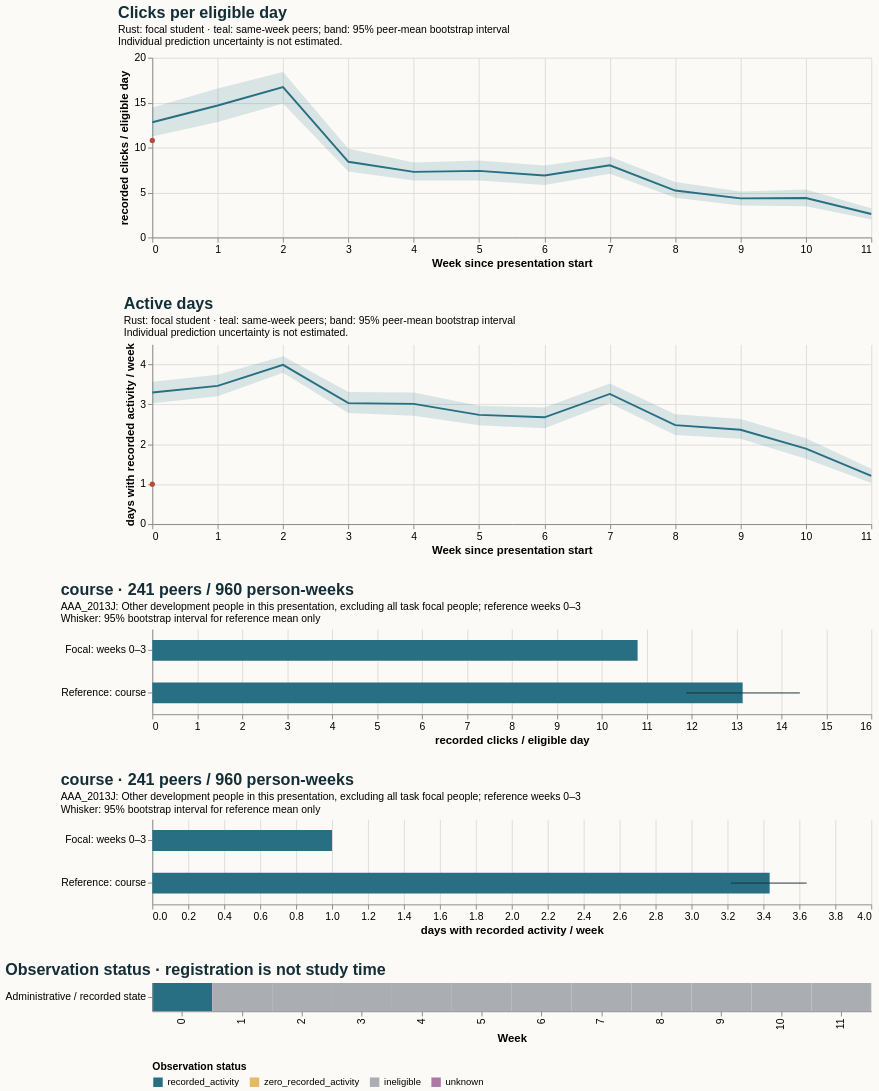

Here is the Vega-Lite specification saved for this chart:
### Vega-Lite specification from a JSON file in a GitHub repository (floating-point values rounded to 4 significant figures)
{"$schema": "https://vega.github.io/schema/vega-lite/v5.20.1.json", "config": {"axis": {"labelFontSize": 11, "titleFontSize": 12}, "background": "#fbfaf7", "font": "sans-serif", "title": {"anchor": "start", "color": "#142e38", "fontSize": 17, "subtitleFontSize": 11}, "view": {"continuousHeight": 300, "continuousWidth": 300, "stroke": null}}, "datasets": {"data-2fd60bd44b2b5ae46b1deb20c5bda794": [{"eligible_days": 5.0, "end_day": 6, "logging_completeness": "unknown", "observation_status": "recorded_activity", "row": "Administrative / recorded state", "score_status": "withheld_release_time_unknown", "start_day": 0, "value": 10.8, "week": 0}, {"eligible_days": 0.0, "end_day": 13, "logging_completeness": "unknown", "observation_status": "ineligible", "row": "Administrative / recorded state", "score_status": "withheld_release_time_unknown", "start_day": 7, "value": null, "week": 1}, {"eligible_days": 0.0, "end_day": 20, "logging_completeness": "unknown", "observation_status": "ineligible", "row": "Administrative / recorded state", "score_status": "withheld_release_time_unknown", "start_day": 14, "value": null, "week": 2}, {"eligible_days": 0.0, "end_day": 27, "logging_completeness": "unknown", "observation_status": "ineligible", "row": "Administrative / recorded state", "score_status": "withheld_release_time_unknown", "start_day": 21, "value": null, "week": 3}, {"eligible_days": 0.0, "end_day": 34, "logging_completeness": "unknown", "observation_status": "ineligible", "row": "Administrative / recorded state", "score_status": "withheld_release_time_unknown", "start_day": 28, "value": null, "week": 4}, {"eligible_days": 0.0, "end_day": 41, "logging_completeness": "unknown", "observation_status": "ineligible", "row": "Administrative / recorded state", "score_status": "withheld_release_time_unknown", "start_day": 35, "value": null, "week": 5}, {"eligible_days": 0.0, "end_day": 48, "logging_completeness": "unknown", "observation_status": "ineligible", "row": "Administrative / recorded state", "score_status": "withheld_release_time_unknown", "start_day": 42, "value": null, "week": 6}, {"eligible_days": 0.0, "end_day": 55, "logging_completeness": "unknown", "observation_status": "ineligible", "row": "Administrative / recorded state", "score_status": "withheld_release_time_unknown", "start_day": 49, "value": null, "week": 7}, {"eligible_days": 0.0, "end_day": 62, "logging_completeness": "unknown", "observation_status": "ineligible", "row": "Administrative / recorded state", "score_status": "withheld_release_time_unknown", "start_day": 56, "value": null, "week": 8}, {"eligible_days": 0.0, "end_day": 69, "logging_completeness": "unknown", "observation_status": "ineligible", "row": "Administrative / recorded state", "score_status": "withheld_release_time_unknown", "start_day": 63, "value": null, "week": 9}, {"eligible_days": 0.0, "end_day": 76, "logging_completeness": "unknown", "observation_status": "ineligible", "row": "Administrative / recorded state", "score_status": "withheld_release_time_unknown", "start_day": 70, "value": null, "week": 10}, {"eligible_days": 0.0, "end_day": 83, "logging_completeness": "unknown", "observation_status": "ineligible", "row": "Administrative / recorded state", "score_status": "withheld_release_time_unknown", "start_day": 77, "value": null, "week": 11}], "data-47dfbb8d920f06f425dee25896b2ee5f": [{"end_day": 6, "focal_value": 10.8, "peer_ci_high": 14.47, "peer_ci_low": 11.24, "peer_mean": 12.82, "peer_observations": 241, "peer_people": 241, "reference": "course", "unit": "recorded clicks / eligible day", "week": 0}, {"end_day": 13, "focal_value": null, "peer_ci_high": 16.59, "peer_ci_low": 12.86, "peer_mean": 14.68, "peer_observations": 241, "peer_people": 241, "reference": "course", "unit": "recorded clicks / eligible day", "week": 1}, {"end_day": 20, "focal_value": null, "peer_ci_high": 18.4, "peer_ci_low": 14.91, "peer_mean": 16.73, "peer_observations": 239, "peer_people": 239, "reference": "course", "unit": "recorded clicks / eligible day", "week": 2}, {"end_day": 27, "focal_value": null, "peer_ci_high": 9.863, "peer_ci_low": 7.336, "peer_mean": 8.416, "peer_observations": 239, "peer_people": 239, "reference": "course", "unit": "recorded clicks / eligible day", "week": 3}, {"end_day": 34, "focal_value": null, "peer_ci_high": 8.348, "peer_ci_low": 6.341, "peer_mean": 7.298, "peer_observations": 237, "peer_people": 237, "reference": "course", "unit": "recorded clicks / eligible day", "week": 4}, {"end_day": 41, "focal_value": null, "peer_ci_high": 8.575, "peer_ci_low": 6.327, "peer_mean": 7.413, "peer_observations": 236, "peer_people": 236, "reference": "course", "unit": "recorded clicks / eligible day", "week": 5}, {"end_day": 48, "focal_value": null, "peer_ci_high": 8.0, "peer_ci_low": 5.844, "peer_mean": 6.897, "peer_observations": 236, "peer_people": 236, "reference": "course", "unit": "recorded clicks / eligible day", "week": 6}, {"end_day": 55, "focal_value": null, "peer_ci_high": 9.017, "peer_ci_low": 7.085, "peer_mean": 8.029, "peer_observations": 236, "peer_people": 236, "reference": "course", "unit": "recorded clicks / eligible day", "week": 7}, {"end_day": 62, "focal_value": null, "peer_ci_high": 6.182, "peer_ci_low": 4.414, "peer_mean": 5.219, "peer_observations": 235, "peer_people": 235, "reference": "course", "unit": "recorded clicks / eligible day", "week": 8}, {"end_day": 69, "focal_value": null, "peer_ci_high": 5.123, "peer_ci_low": 3.547, "peer_mean": 4.345, "peer_observations": 233, "peer_people": 233, "reference": "course", "unit": "recorded clicks / eligible day", "week": 9}, {"end_day": 76, "focal_value": null, "peer_ci_high": 5.325, "peer_ci_low": 3.483, "peer_mean": 4.385, "peer_observations": 232, "peer_people": 232, "reference": "course", "unit": "recorded clicks / eligible day", "week": 10}, {"end_day": 83, "focal_value": null, "peer_ci_high": 3.259, "peer_ci_low": 1.998, "peer_mean": 2.606, "peer_observations": 230, "peer_people": 230, "reference": "course", "unit": "recorded clicks / eligible day", "week": 11}], "data-71a60de57de2b4e9c9f5c08f5a69ed11": [{"hi": null, "lo": null, "series": "Focal: weeks 0–3", "value": 10.8}, {"hi": 14.41, "lo": 11.88, "series": "Reference: course", "value": 13.14}], "data-ce2fee193a1f26bcfbadf6583ca59b33": [{"end_day": 6, "focal_value": 1.0, "peer_ci_high": 3.566, "peer_ci_low": 3.025, "peer_mean": 3.295, "peer_observations": 241, "peer_people": 241, "reference": "course", "unit": "days with recorded activity / week", "week": 0}, {"end_day": 13, "focal_value": null, "peer_ci_high": 3.739, "peer_ci_low": 3.199, "peer_mean": 3.461, "peer_observations": 241, "peer_people": 241, "reference": "course", "unit": "days with recorded activity / week", "week": 1}, {"end_day": 20, "focal_value": null, "peer_ci_high": 4.203, "peer_ci_low": 3.791, "peer_mean": 3.987, "peer_observations": 239, "peer_people": 239, "reference": "course", "unit": "days with recorded activity / week", "week": 2}, {"end_day": 27, "focal_value": null, "peer_ci_high": 3.305, "peer_ci_low": 2.782, "peer_mean": 3.029, "peer_observations": 239, "peer_people": 239, "reference": "course", "unit": "days with recorded activity / week", "week": 3}, {"end_day": 34, "focal_value": null, "peer_ci_high": 3.293, "peer_ci_low": 2.715, "peer_mean": 3.008, "peer_observations": 237, "peer_people": 237, "reference": "course", "unit": "days with recorded activity / week", "week": 4}, {"end_day": 41, "focal_value": null, "peer_ci_high": 2.96, "peer_ci_low": 2.477, "peer_mean": 2.733, "peer_observations": 236, "peer_people": 236, "reference": "course", "unit": "days with recorded activity / week", "week": 5}, {"end_day": 48, "focal_value": null, "peer_ci_high": 2.919, "peer_ci_low": 2.4, "peer_mean": 2.674, "peer_observations": 236, "peer_people": 236, "reference": "course", "unit": "days with recorded activity / week", "week": 6}, {"end_day": 55, "focal_value": null, "peer_ci_high": 3.521, "peer_ci_low": 3.025, "peer_mean": 3.258, "peer_observations": 236, "peer_people": 236, "reference": "course", "unit": "days with recorded activity / week", "week": 7}, {"end_day": 62, "focal_value": null, "peer_ci_high": 2.751, "peer_ci_low": 2.23, "peer_mean": 2.477, "peer_observations": 235, "peer_people": 235, "reference": "course", "unit": "days with recorded activity / week", "week": 8}, {"end_day": 69, "focal_value": null, "peer_ci_high": 2.631, "peer_ci_low": 2.139, "peer_mean": 2.361, "peer_observations": 233, "peer_people": 233, "reference": "course", "unit": "days with recorded activity / week", "week": 9}, {"end_day": 76, "focal_value": null, "peer_ci_high": 2.151, "peer_ci_low": 1.634, "peer_mean": 1.888, "peer_observations": 232, "peer_people": 232, "reference": "course", "unit": "days with recorded activity / week", "week": 10}, {"end_day": 83, "focal_value": null, "peer_ci_high": 1.387, "peer_ci_low": 1.026, "peer_mean": 1.209, "peer_observations": 230, "peer_people": 230, "reference": "course", "unit": "days with recorded activity / week", "week": 11}], "data-eebf975d1d67b59159c45b9e16e34691": [{"hi": null, "lo": null, "series": "Focal: weeks 0–3", "value": 1.0}, {"hi": 3.64, "lo": 3.219, "series": "Reference: course", "value": 3.435}]}, "resolve": {"scale": {"color": "independent"}}, "spacing": 28, "vconcat": [{"data": {"name": "data-47dfbb8d920f06f425dee25896b2ee5f"}, "height": 190, "layer": [{"encoding": {"x": {"axis": {"tickMinStep": 1}, "field": "week", "title": "Week since presentation start", "type": "quantitative"}, "y": {"field": "peer_ci_low", "scale": {"zero": true}, "title": "recorded clicks / eligible day", "type": "quantitative"}, "y2": {"field": "peer_ci_high"}}, "mark": {"color": "#286f83", "opacity": 0.16, "type": "area"}}, {"encoding": {"tooltip": [{"field": "week", "type": "quantitative"}, {"field": "peer_mean", "type": "quantitative"}, {"field": "peer_people", "type": "quantitative"}, {"field": "peer_observations", "type": "quantitative"}], "x": {"field": "week", "type": "quantitative"}, "y": {"field": "peer_mean", "type": "quantitative"}}, "mark": {"color": "#286f83", "strokeWidth": 2, "type": "line"}}, {"encoding": {"tooltip": [{"field": "week", "type": "quantitative"}, {"field": "focal_value", "type": "quantitative"}], "x": {"field": "week", "type": "quantitative"}, "y": {"field": "focal_value", "type": "quantitative"}}, "mark": {"color": "#b64c35", "point": {"color": "#b64c35"}, "strokeWidth": 2.5, "type": "line"}}], "title": {"subtitle": ["Rust: focal student · teal: same-week peers; band: 95% peer-mean bootstrap interval", "Individual prediction uncertainty is not estimated."], "text": "Clicks per eligible day"}, "width": 760}, {"data": {"name": "data-ce2fee193a1f26bcfbadf6583ca59b33"}, "height": 190, "layer": [{"encoding": {"x": {"axis": {"tickMinStep": 1}, "field": "week", "title": "Week since presentation start", "type": "quantitative"}, "y": {"field": "peer_ci_low", "scale": {"zero": true}, "title": "days with recorded activity / week", "type": "quantitative"}, "y2": {"field": "peer_ci_high"}}, "mark": {"color": "#286f83", "opacity": 0.16, "type": "area"}}, {"encoding": {"tooltip": [{"field": "week", "type": "quantitative"}, {"field": "peer_mean", "type": "quantitative"}, {"field": "peer_people", "type": "quantitative"}, {"field": "peer_observations", "type": "quantitative"}], "x": {"field": "week", "type": "quantitative"}, "y": {"field": "peer_mean", "type": "quantitative"}}, "mark": {"color": "#286f83", "strokeWidth": 2, "type": "line"}}, {"encoding": {"tooltip": [{"field": "week", "type": "quantitative"}, {"field": "focal_value", "type": "quantitative"}], "x": {"field": "week", "type": "quantitative"}, "y": {"field": "focal_value", "type": "quantitative"}}, "mark": {"color": "#b64c35", "point": {"color": "#b64c35"}, "strokeWidth": 2.5, "type": "line"}}], "title": {"subtitle": ["Rust: focal student · teal: same-week peers; band: 95% peer-mean bootstrap interval", "Individual prediction uncertainty is not estimated."], "text": "Active days"}, "width": 760}, {"data": {"name": "data-71a60de57de2b4e9c9f5c08f5a69ed11"}, "height": 90, "layer": [{"encoding": {"x": {"field": "value", "scale": {"domain": [0, 15.13], "zero": true}, "title": "recorded clicks / eligible day", "type": "quantitative"}, "y": {"field": "series", "sort": null, "title": null, "type": "nominal"}}, "mark": {"color": "#286f83", "size": 22, "type": "bar"}}, {"encoding": {"x": {"field": "lo", "type": "quantitative"}, "x2": {"field": "hi"}, "y": {"field": "series", "sort": null, "title": null, "type": "nominal"}}, "mark": {"color": "#142e38", "type": "rule"}}], "title": {"subtitle": ["AAA_2013J: Other development people in this presentation, excluding all task focal people; reference weeks 0–3", "Whisker: 95% bootstrap interval for reference mean only"], "text": "course · 241 peers / 960 person-weeks"}, "width": 760}, {"data": {"name": "data-eebf975d1d67b59159c45b9e16e34691"}, "height": 90, "layer": [{"encoding": {"x": {"field": "value", "scale": {"domain": [0, 3.822], "zero": true}, "title": "days with recorded activity / week", "type": "quantitative"}, "y": {"field": "series", "sort": null, "title": null, "type": "nominal"}}, "mark": {"color": "#286f83", "size": 22, "type": "bar"}}, {"encoding": {"x": {"field": "lo", "type": "quantitative"}, "x2": {"field": "hi"}, "y": {"field": "series", "sort": null, "title": null, "type": "nominal"}}, "mark": {"color": "#142e38", "type": "rule"}}], "title": {"subtitle": ["AAA_2013J: Other development people in this presentation, excluding all task focal people; reference weeks 0–3", "Whisker: 95% bootstrap interval for reference mean only"], "text": "course · 241 peers / 960 person-weeks"}, "width": 760}, {"data": {"name": "data-2fd60bd44b2b5ae46b1deb20c5bda794"}, "encoding": {"color": {"field": "observation_status", "legend": {"labelLimit": 260, "orient": "bottom"}, "scale": {"domain": ["recorded_activity", "zero_recorded_activity", "ineligible", "unknown"], "range": ["#286f83", "#e4bb64", "#aaaeb3", "#ac78a5"]}, "title": "Observation status", "type": "nominal"}, "tooltip": [{"field": "week", "type": "quantitative"}, {"field": "eligible_days", "type": "quantitative"}, {"field": "observation_status", "type": "nominal"}, {"field": "logging_completeness", "type": "nominal"}], "x": {"field": "week", "title": "Week", "type": "ordinal"}, "y": {"field": "row", "title": null, "type": "nominal"}}, "height": 30, "mark": {"type": "rect"}, "title": "Observation status · registration is not study time", "width": 760}]}
